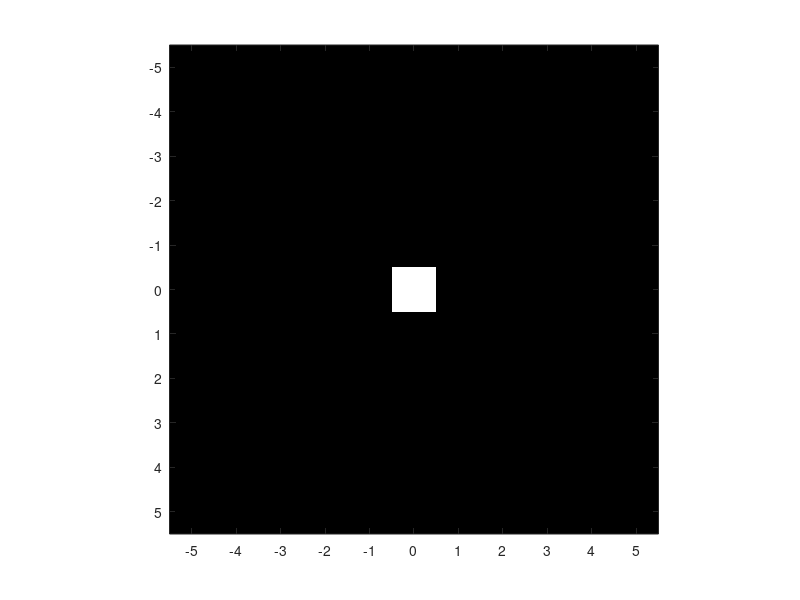

Source code (MATLAB): (Note: this script raises an error after producing the figure.)
function gui
    ssize = [11, 11];
    se = false(ssize);
    se(ceil(end/2), ceil(end/2)) = true;

    sef = figure(1);
    colormap([0 0 0; 1 1 1]);
    seh = image(se);
    sea = gca;

    set(sea, 'XTick', 1:ssize(2));
    set(sea, 'XTickLabel', (1:ssize(2)) - ceil(ssize(2)/2));
    set(sea, 'YTick', 1:ssize(1));
    set(sea, 'YTickLabel', (1:ssize(1)) - ceil(ssize(1)/2));
    axis image

    set(sef, 'UserData', false)

    set(sef, 'WindowButtonDownFcn',   @(s, e) smousebutton(true));
    set(sef, 'WindowButtonUpFcn',     @(s, e) smousebutton(false));
    set(sef, 'WindowButtonMotionFcn', @(s, e) smousemove());

    function smousebutton (bool)
        set(sef, 'UserData', bool)
        smousemove();
    end

    function smousemove ()
        if ~get(sef, 'UserData')
            return
        end
        pos = round(get(sea, 'CurrentPoint'));
        x = pos(1,1);
        y = pos(1,2);
        switch get(sef, 'SelectionType')
            case 'normal'
                setc = true;
            case 'alt'
                setc = false;
        end
        if (se(y,x) == setc)
            return
        end
        se(y,x) = setc;
        set(seh, 'CData', se);
        updateimage();
    end

    function updateimage ()
        sel = strel('arbitrary', se);
        set(imh(3), 'CData', imerode  (im, sel));
        set(imh(4), 'CData', imdilate (im, sel));
        set(imh(5), 'CData', imopen   (im, sel));
        set(imh(6), 'CData', imclose  (im, sel));
        set(imh(7), 'CData', imwtophat(im, sel));
        set(imh(8), 'CData', imbtophat(im, sel));
    end


    im = imreadgray('images/abstract.jpg');

    %% Uncomment to have a file selection dialogue
    %[file, path] = uigetfile('*.png;*.jpg;*.tif', 'select an image');
    %file = fullfile(path, file);
    %im = imreadgray(file);

    imf = figure(2);
    imh = zeros(4,2);

    %set(0,'DefaultAxesLooseInset', [0 0 0 0])

    titles = {'original', '', 'erosion', 'dilation', 'opening', 'closing', 'white tophat', 'black tophat'};
    for i = 1:8
        my_subplot(4, 2, i);

        imh(i) = imagesc(im);
        axis image;
        title(titles{i});
        colormap('gray')
        caxis([0, intmax('uint8')])
    end
    updateimage();



end
